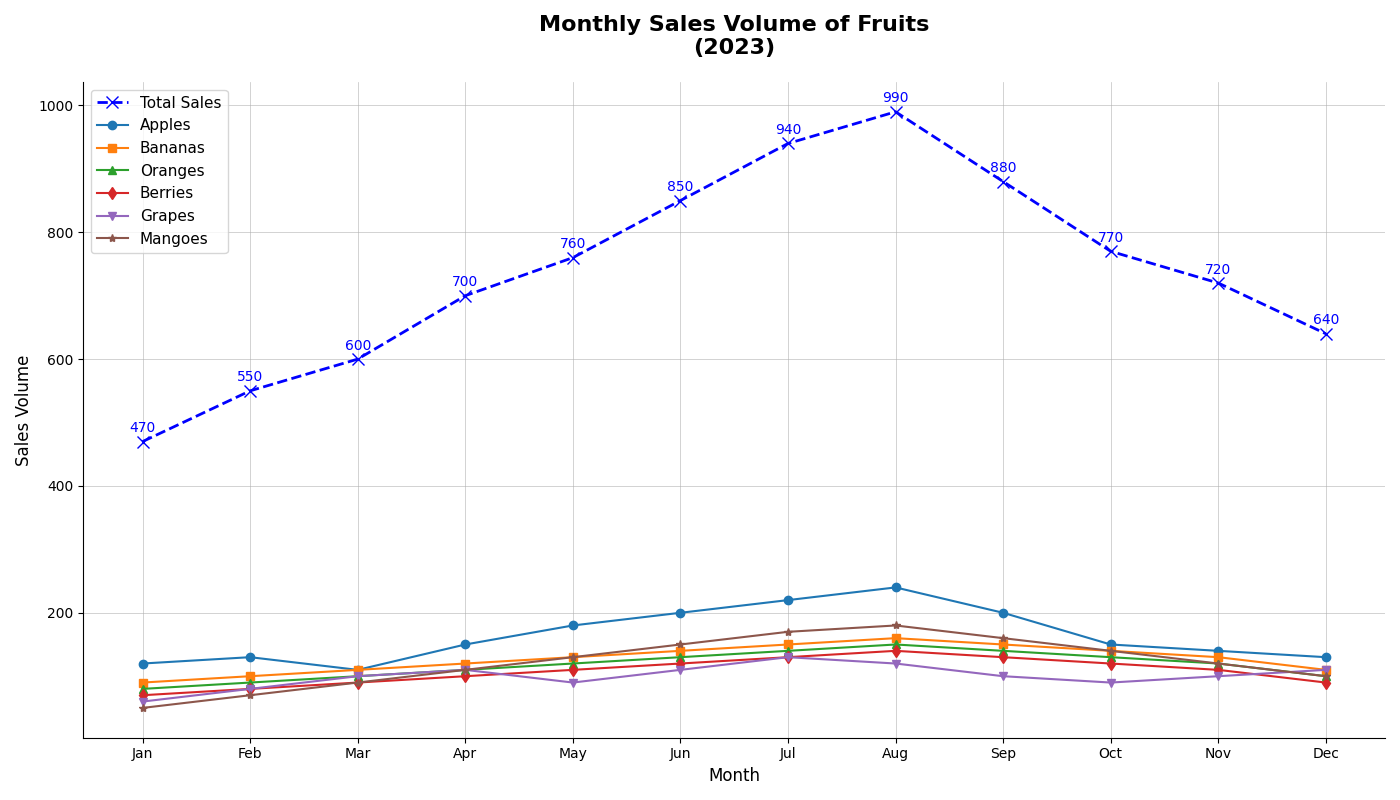

The Python source for this figure:
import matplotlib.pyplot as plt
import numpy as np

# Define the data
months = ['Jan', 'Feb', 'Mar', 'Apr', 'May', 'Jun', 'Jul', 'Aug', 'Sep', 'Oct', 'Nov', 'Dec']
apples_sales = np.array([120, 130, 110, 150, 180, 200, 220, 240, 200, 150, 140, 130])
bananas_sales = np.array([90, 100, 110, 120, 130, 140, 150, 160, 150, 140, 130, 110])
oranges_sales = np.array([80, 90, 100, 110, 120, 130, 140, 150, 140, 130, 120, 100])
berries_sales = np.array([70, 80, 90, 100, 110, 120, 130, 140, 130, 120, 110, 90])
grapes_sales = np.array([60, 80, 100, 110, 90, 110, 130, 120, 100, 90, 100, 110])
mangoes_sales = np.array([50, 70, 90, 110, 130, 150, 170, 180, 160, 140, 120, 100])

# Create the figure and subplot
fig, ax = plt.subplots(figsize=(14, 8))

# Line chart of cumulative monthly sales with new color
ax.plot(months, apples_sales + bananas_sales + oranges_sales + berries_sales + grapes_sales + mangoes_sales,
        label='Total Sales', color='blue', marker='x', linestyle='--', linewidth=2, markersize=8)

# Plot individual sales for each type of fruit
ax.plot(months, apples_sales, label='Apples', marker='o')
ax.plot(months, bananas_sales, label='Bananas', marker='s')
ax.plot(months, oranges_sales, label='Oranges', marker='^')
ax.plot(months, berries_sales, label='Berries', marker='d')
ax.plot(months, grapes_sales, label='Grapes', marker='v')
ax.plot(months, mangoes_sales, label='Mangoes', marker='*')

# Add labels, grid, and title
ax.set_title('Monthly Sales Volume of Fruits\n(2023)', fontsize=16, fontweight='bold', pad=20)
ax.set_xlabel('Month', fontsize=12)
ax.set_ylabel('Sales Volume', fontsize=12)
ax.grid(True, linestyle='-', linewidth=0.5, alpha=0.8)
ax.legend(loc='upper left', fontsize=11)

# Add values above the cumulative sales line plot
cumulative_sales = apples_sales + bananas_sales + oranges_sales + berries_sales + grapes_sales + mangoes_sales
for i, value in enumerate(cumulative_sales):
    ax.text(i, value + 10, f'{value}', ha='center', va='bottom', fontsize=10, color='blue')

# Remove top and right borders
ax.spines['top'].set_visible(False)
ax.spines['right'].set_visible(False)

# Automatically adjust layout to prevent overlap
plt.tight_layout()

# Show the plot
plt.show()
